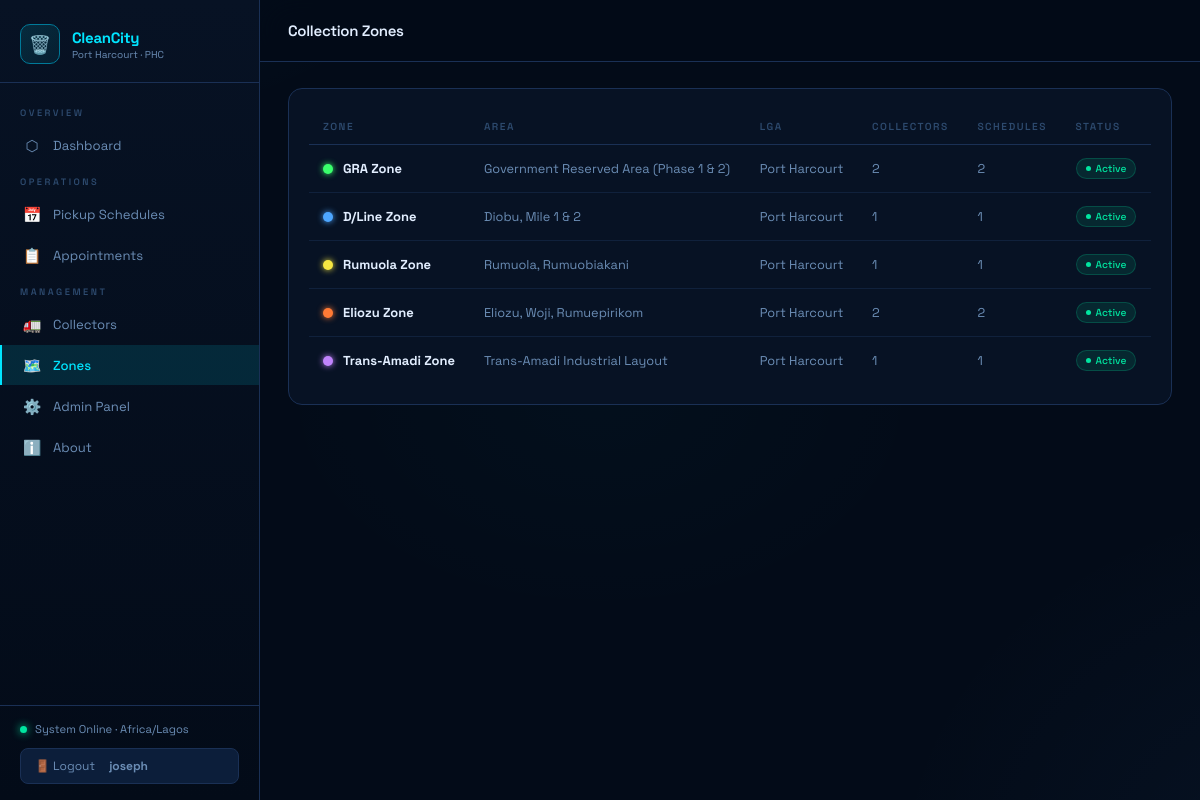
Page /zones/ (signed in) on the committed database.
### scheduling/models.py (models this page shows, shortened)
class Zone(models.Model):
    name = models.CharField(max_length=100)
    area = models.CharField(max_length=200)
    lga = models.CharField(max_length=100, default='Port Harcourt')
    color = models.CharField(max_length=7, default='#2ecc71')
    active = models.BooleanField(default=True)
    class Meta:
        ordering = ['name']

### scheduling/views.py (the view)
# urls.py: path('zones/', views.zone_list, name='zone_list'),
@login_required
def zone_list(request):
    zones = Zone.objects.annotate(
        total_schedules=Count('schedules'),
        active_collectors=Count('collectors', filter=Q(collectors__active=True))
    )
    return render(request, 'scheduling/zone_list.html', {'zones': zones})

### scheduling/templates/scheduling/zone_list.html (shortened to what this page needs)
{% extends "scheduling/base.html" %}
{% block page_title %}Collection Zones{% endblock %}
{% block content %}
<div class="card">
  {% if zones %}
  <div class="table-wrap">
    <table>
      <thead><tr><th>Zone</th><th>Area</th><th>LGA</th><th>Collectors</th><th>Schedules</th><th>Status</th></tr></thead>
      <tbody>
      {% for z in zones %}
      <tr>
        <td>
          <div style="display:flex;align-items:center;gap:10px">
            <div style="width:10px;height:10px;border-radius:50%;background:{{ z.color }};box-shadow:0 0 6px {{ z.color }}"></div>
            <strong>{{ z.name }}</strong>
          </div>
        </td>
        <td style="color:var(--text-muted);font-size:0.85rem">{{ z.area }}</td>
        <td style="color:var(--text-muted);font-size:0.85rem">{{ z.lga }}</td>
        <td style="color:var(--text-muted);font-size:0.85rem">{{ z.active_collectors }}</td>
        <td style="color:var(--text-muted);font-size:0.85rem">{{ z.total_schedules }}</td>
        <td><span class="badge {% if z.active %}badge-completed{% else %}badge-cancelled{% endif %}">{% if z.active %}Active{% else %}Inactive{% endif %}</span></td>
      </tr>
      {% endfor %}
      </tbody>
    </table>
  </div>
  {% else %}
  <div class="empty"><div class="empty-icon">🗺️</div><p>No zones configured. Add them via the <a href="/admin/" style="color:var(--green)">Admin panel</a>.</p></div>
  {% endif %}
</div>
{% endblock %}

### scheduling/templates/scheduling/base.html (shortened to what this page needs)
<!DOCTYPE html>
<html lang="en">
<head>
</head>
<body>
<aside class="sidebar" id="sidebar">
  <div class="sidebar-logo">
    <div class="logo-icon">🗑️</div>
    <div class="logo-text">
      <div class="logo-name">CleanCity</div>
      <div class="logo-sub">Port Harcourt · PHC</div>
    </div>
  </div>
  <nav class="sidebar-nav">
    <div class="nav-section">Overview</div>
    <a href="{% url 'dashboard' %}" class="nav-link {% if request.resolver_match.url_name == 'dashboard' %}active{% endif %}">
      <span class="icon">⬡</span> Dashboard
    </a>
    <div class="nav-section">Operations</div>
    <a href="{% url 'schedule_list' %}" class="nav-link {% if 'schedule' in request.resolver_match.url_name %}active{% endif %}">
      <span class="icon">📅</span> Pickup Schedules
    </a>
    <a href="{% url 'appointment_list' %}" class="nav-link {% if 'appointment' in request.resolver_match.url_name %}active{% endif %}">
      <span class="icon">📋</span> Appointments
    </a>
    <div class="nav-section">Management</div>
    <a href="{% url 'collector_list' %}" class="nav-link {% if 'collector' in request.resolver_match.url_name %}active{% endif %}">
      <span class="icon">🚛</span> Collectors
    </a>
    <a href="{% url 'zone_list' %}" class="nav-link {% if 'zone' in request.resolver_match.url_name %}active{% endif %}">
      <span class="icon">🗺️</span> Zones
    </a>
    <a href="/admin/" class="nav-link">
      <span class="icon">⚙️</span> Admin Panel
    </a>
    <a href="{% url 'about' %}" class="nav-link {% if request.resolver_match.url_name == 'about' %}active{% endif %}">
      <span class="icon">ℹ️</span> About
    </a>
  </nav>
  <div class="sidebar-footer">
    <div class="status-row">
      <span class="status-dot"></span>
      System Online · Africa/Lagos
    </div>
    {% if user.is_authenticated %}
    <form method="post" action="{% url 'logout' %}">
      <button type="submit" class="logout-btn">
        🚪 Logout &nbsp;<strong>{{ user.username }}</strong>
      </button>
    </form>
    {% endif %}
  </div>
</aside>
<main class="main">
  <div class="topbar">
    <div class="topbar-left">
      <div class="topbar-title">{% block page_title %}Dashboard{% endblock %}</div>
    </div>
  </div>
  <div class="content">
    {% block content %}{% endblock %}
  </div>
</main>
</body>
</html>

### rows in the picture
Zone: name "GRA Zone", area "Government Reserved Area (Phase 1 & 2)", lga "Port Harcourt", active_collectors "2", total_schedules "2", active "Active"
Zone: name "D/Line Zone", area "Diobu, Mile 1 & 2", lga "Port Harcourt", active_collectors "1", total_schedules "1", active "Active"
Zone: name "Rumuola Zone", area "Rumuola, Rumuobiakani", lga "Port Harcourt", active_collectors "1", total_schedules "1", active "Active"
Zone: name "Eliozu Zone", area "Eliozu, Woji, Rumuepirikom", lga "Port Harcourt", active_collectors "2", total_schedules "2", active "Active"
Zone: name "Trans-Amadi Zone", area "Trans-Amadi Industrial Layout", lga "Port Harcourt", active_collectors "1", total_schedules "1", active "Active"

### other values in the picture
{{ user.username }} "joseph"
